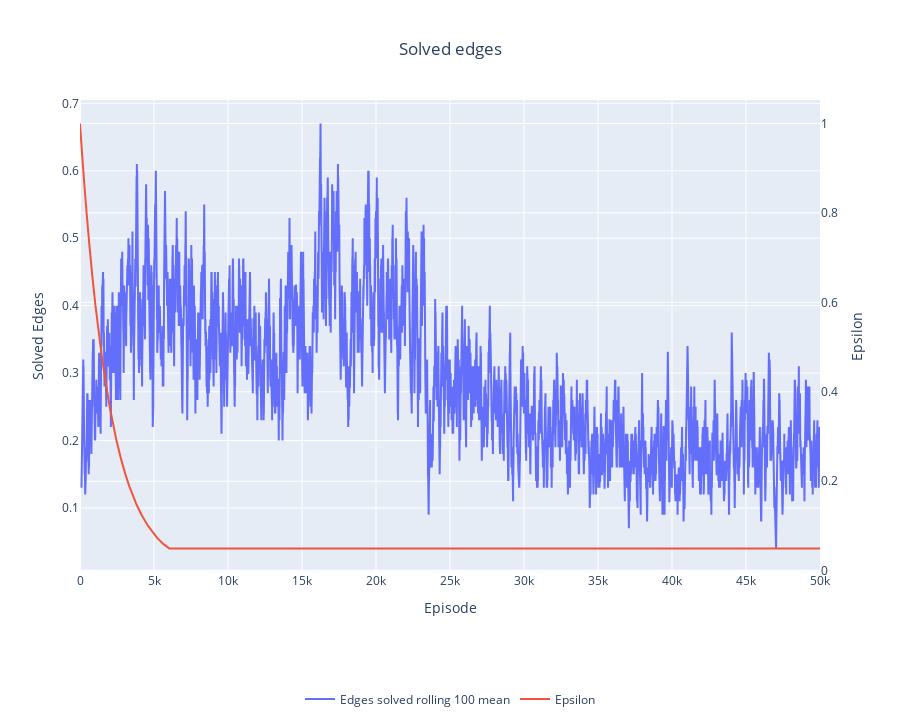

The code cell stored with this chart in its notebook:
### Code cell
fig = go.Figure()

x = pl_data["episode"]
y1 = pl_data["edges_solved_mean"]
y2 = pl_data["epsilon"]

fig.add_trace(go.Scatter(
    x=x, y=y1,
    mode='lines',
    name='Edges solved rolling 100 mean'
))

fig.add_trace(go.Scatter(
    x=x, y=y2,
    mode='lines',
    name='Epsilon',
    yaxis='y2'
))

fig.update_layout(
    title={
        'text': f'Solved edges',
        'x': 0.5,
        'y': 0.94,
    },
    xaxis=dict(title='Episode'),
    yaxis=dict(title='Solved Edges'),
    yaxis2=dict(
        title='Epsilon',
        overlaying='y',
        side='right'
    ),
    height=725,
    legend=dict(
        orientation='h',
        yanchor='bottom',
        y=-0.3,
        xanchor='center',
        x=0.5
    ),
)

fig.show()

### Figure 1 — Plotly figure (JSON) as saved in the notebook; plotly's stock layout.template omitted (floating-point values rounded to 4 significant figures; data arrays with more than 128 entries replaced by an {"elided": "..."} marker saying what was removed)
{"data": [{"mode": "lines", "name": "Edges solved rolling 100 mean", "type": "scatter", "x": {"elided": "50000 int values"}, "y": {"elided": "50000 float values"}}, {"mode": "lines", "name": "Epsilon", "type": "scatter", "x": {"elided": "50000 int values"}, "y": {"elided": "50000 float values"}, "yaxis": "y2"}], "layout": {"height": 725, "legend": {"orientation": "h", "x": 0.5, "xanchor": "center", "y": -0.3, "yanchor": "bottom"}, "title": {"text": "Solved edges", "x": 0.5, "y": 0.94}, "xaxis": {"title": {"text": "Episode"}}, "yaxis": {"title": {"text": "Solved Edges"}}, "yaxis2": {"overlaying": "y", "side": "right", "title": {"text": "Epsilon"}}}}
